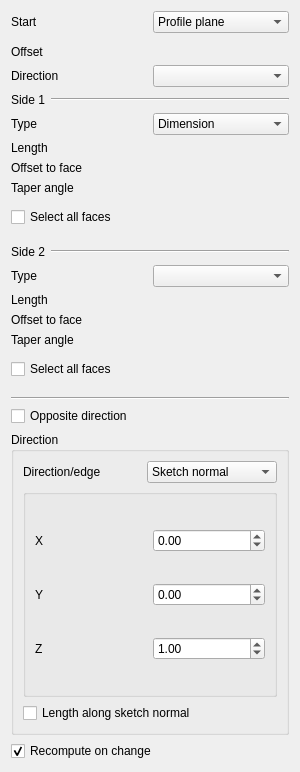
<?xml version="1.0" encoding="UTF-8"?>
<ui version="4.0">
 <class>PartDesignGui::TaskPadPocketParameters</class>
 <widget class="QWidget" name="PartDesignGui::TaskPadPocketParameters">
  <property name="geometry">
   <rect>
    <x>0</x>
    <y>0</y>
    <width>300</width>
    <height>772</height>
   </rect>
  </property>
  <property name="windowTitle">
   <string notr="true">Form</string>
  </property>
  <layout class="QVBoxLayout" name="verticalLayout">
   <item>
    <layout class="QGridLayout" name="gridLayout">
     <item row="0" column="0">
      <widget class="QLabel" name="labelStart">
       <property name="text">
        <string>Start</string>
       </property>
      </widget>
     </item>
     <item row="0" column="1">
      <widget class="QComboBox" name="startMode">
       <item>
        <property name="text">
         <string>Profile plane</string>
        </property>
       </item>
       <item>
        <property name="text">
         <string>Offset</string>
        </property>
       </item>
       <item>
        <property name="text">
         <string>Reference</string>
        </property>
       </item>
      </widget>
     </item>
     <item row="1" column="0" colspan="2">
      <widget class="QWidget" name="startReferenceFieldPlaceholder"/>
     </item>
     <item row="3" column="0">
      <widget class="QLabel" name="labelStartOffset">
       <property name="text">
        <string>Offset</string>
       </property>
      </widget>
     </item>
     <item row="3" column="1">
      <widget class="Gui::PrefQuantitySpinBox" name="startOffsetEdit" native="true">
       <property name="keyboardTracking" stdset="0">
        <bool>false</bool>
       </property>
       <property name="unit" stdset="0">
        <string notr="true">mm</string>
       </property>
      </widget>
     </item>
     <item row="4" column="0">
      <widget class="QLabel" name="sidesLabel">
       <property name="text">
        <string>Direction</string>
       </property>
      </widget>
     </item>
     <item row="4" column="1">
      <widget class="QComboBox" name="sidesMode"/>
     </item>
     <item row="5" column="0" colspan="2">
      <layout class="QHBoxLayout" name="side1Layout">
       <property name="leftMargin">
        <number>0</number>
       </property>
       <property name="topMargin">
        <number>0</number>
       </property>
       <property name="rightMargin">
        <number>0</number>
       </property>
       <property name="bottomMargin">
        <number>0</number>
       </property>
       <item>
        <widget class="QLabel" name="side1Label">
         <property name="text">
          <string>Side 1</string>
         </property>
        </widget>
       </item>
       <item>
        <widget class="Line" name="line1">
         <property name="orientation">
          <enum>Qt::Horizontal</enum>
         </property>
         <property name="sizePolicy">
          <sizepolicy hsizetype="Expanding" vsizetype="Fixed">
           <horstretch>0</horstretch>
           <verstretch>0</verstretch>
          </sizepolicy>
         </property>
        </widget>
       </item>
      </layout>
     </item>
     <item row="6" column="0">
      <widget class="QLabel" name="textLabel1">
       <property name="text">
        <string>Type</string>
       </property>
      </widget>
     </item>
     <item row="6" column="1">
      <widget class="QComboBox" name="changeMode">
       <item>
        <property name="text">
         <string>Dimension</string>
        </property>
       </item>
      </widget>
     </item>
     <item row="7" column="0">
      <widget class="QLabel" name="labelLength">
       <property name="text">
        <string>Length</string>
       </property>
      </widget>
     </item>
     <item row="7" column="1">
      <widget class="Gui::PrefQuantitySpinBox" name="lengthEdit" native="true">
       <property name="keyboardTracking" stdset="0">
        <bool>false</bool>
       </property>
       <property name="unit" stdset="0">
        <string notr="true">mm</string>
       </property>
      </widget>
     </item>
     <item row="8" column="0">
      <widget class="QLabel" name="labelOffset">
       <property name="text">
        <string>Offset to face</string>
       </property>
      </widget>
     </item>
     <item row="8" column="1">
      <widget class="Gui::PrefQuantitySpinBox" name="offsetEdit" native="true">
       <property name="keyboardTracking" stdset="0">
        <bool>false</bool>
       </property>
       <property name="unit" stdset="0">
        <string notr="true">mm</string>
       </property>
      </widget>
     </item>
     <item row="9" column="0">
      <widget class="QLabel" name="labelTaperAngle">
       <property name="toolTip">
        <string>Angle to taper the extrusion</string>
       </property>
       <property name="text">
        <string>Taper angle</string>
       </property>
      </widget>
     </item>
     <item row="9" column="1">
      <widget class="Gui::PrefQuantitySpinBox" name="taperEdit" native="true">
       <property name="keyboardTracking" stdset="0">
        <bool>false</bool>
       </property>
       <property name="unit" stdset="0">
        <string notr="true">deg</string>
       </property>
      </widget>
     </item>
     <item row="10" column="0" colspan="2">
      <widget class="QFrame" name="upToShapeList">
       <property name="frameShadow">
        <enum>QFrame::Plain</enum>
       </property>
       <property name="lineWidth">
        <number>0</number>
       </property>
       <layout class="QVBoxLayout">
        <property name="leftMargin">
         <number>0</number>
        </property>
        <property name="topMargin">
         <number>0</number>
        </property>
        <property name="rightMargin">
         <number>0</number>
        </property>
        <property name="bottomMargin">
         <number>0</number>
        </property>
        <item>
         <widget class="QWidget" name="shapeFieldPlaceholder"/>
        </item>
        <item>
         <widget class="QCheckBox" name="checkBoxAllFaces">
          <property name="enabled">
           <bool>true</bool>
          </property>
          <property name="toolTip">
           <string>Selects all faces of the shape</string>
          </property>
          <property name="text">
           <string>Select all faces</string>
          </property>
         </widget>
        </item>
        <item>
         <widget class="QWidget" name="upToShapeFaces" native="true">
          <layout class="QVBoxLayout" name="verticalLayout_2">
           <property name="leftMargin">
            <number>0</number>
           </property>
           <property name="topMargin">
            <number>0</number>
           </property>
           <property name="rightMargin">
            <number>0</number>
           </property>
           <property name="bottomMargin">
            <number>0</number>
           </property>
           <item>
            <widget class="QWidget" name="shapeFacesFieldPlaceholder"/>
           </item>
          </layout>
         </widget>
        </item>
       </layout>
      </widget>
     </item>
     <item row="11" column="0" colspan="2">
      <widget class="QWidget" name="faceFieldPlaceholder"/>
     </item>
     <item row="12" column="0" colspan="2">
      <layout class="QHBoxLayout" name="verticalLayout_221">
       <property name="leftMargin">
        <number>0</number>
       </property>
       <property name="topMargin">
        <number>0</number>
       </property>
       <property name="rightMargin">
        <number>0</number>
       </property>
       <property name="bottomMargin">
        <number>0</number>
       </property>
       <item>
        <widget class="QLabel" name="side2Label">
         <property name="text">
          <string>Side 2</string>
         </property>
        </widget>
       </item>
       <item>
        <widget class="Line" name="line2">
         <property name="orientation">
          <enum>Qt::Horizontal</enum>
         </property>
         <property name="sizePolicy">
          <sizepolicy hsizetype="Expanding" vsizetype="Fixed">
           <horstretch>0</horstretch>
           <verstretch>0</verstretch>
          </sizepolicy>
         </property>
        </widget>
       </item>
      </layout>
     </item>
     <item row="13" column="0">
      <widget class="QLabel" name="typeLabel2">
       <property name="text">
        <string>Type</string>
       </property>
      </widget>
     </item>
     <item row="13" column="1">
      <widget class="QComboBox" name="changeMode2"/>
     </item>
     <item row="14" column="0">
      <widget class="QLabel" name="labelLength2">
       <property name="text">
        <string>Length</string>
       </property>
      </widget>
     </item>
     <item row="14" column="1">
      <widget class="Gui::PrefQuantitySpinBox" name="lengthEdit2" native="true">
       <property name="keyboardTracking" stdset="0">
        <bool>false</bool>
       </property>
       <property name="unit" stdset="0">
        <string notr="true">mm</string>
       </property>
      </widget>
     </item>
     <item row="15" column="0">
      <widget class="QLabel" name="labelOffset2">
       <property name="text">
        <string>Offset to face</string>
       </property>
      </widget>
     </item>
     <item row="15" column="1">
      <widget class="Gui::PrefQuantitySpinBox" name="offsetEdit2" native="true">
       <property name="keyboardTracking" stdset="0">
        <bool>false</bool>
       </property>
       <property name="unit" stdset="0">
        <string notr="true">mm</string>
       </property>
      </widget>
     </item>
     <item row="16" column="0">
      <widget class="QLabel" name="labelTaperAngle2">
       <property name="toolTip">
        <string>Angle to taper the extrusion</string>
       </property>
       <property name="text">
        <string>Taper angle</string>
       </property>
      </widget>
     </item>
     <item row="16" column="1">
      <widget class="Gui::PrefQuantitySpinBox" name="taperEdit2" native="true">
       <property name="keyboardTracking" stdset="0">
        <bool>false</bool>
       </property>
       <property name="unit" stdset="0">
        <string notr="true">deg</string>
       </property>
      </widget>
     </item>
     <item row="17" column="0" colspan="2">
      <widget class="QFrame" name="upToShapeList2">
       <property name="frameShadow">
        <enum>QFrame::Plain</enum>
       </property>
       <property name="lineWidth">
        <number>0</number>
       </property>
       <layout class="QVBoxLayout">
        <property name="leftMargin">
         <number>0</number>
        </property>
        <property name="topMargin">
         <number>0</number>
        </property>
        <property name="rightMargin">
         <number>0</number>
        </property>
        <property name="bottomMargin">
         <number>0</number>
        </property>
        <item>
         <widget class="QWidget" name="shapeFieldPlaceholder2"/>
        </item>
        <item>
         <widget class="QCheckBox" name="checkBoxAllFaces2">
          <property name="enabled">
           <bool>true</bool>
          </property>
          <property name="toolTip">
           <string>Selects all faces of the shape</string>
          </property>
          <property name="text">
           <string>Select all faces</string>
          </property>
         </widget>
        </item>
        <item>
         <widget class="QWidget" name="upToShapeFaces2" native="true">
          <layout class="QVBoxLayout" name="verticalLayout_222">
           <property name="leftMargin">
            <number>0</number>
           </property>
           <property name="topMargin">
            <number>0</number>
           </property>
           <property name="rightMargin">
            <number>0</number>
           </property>
           <property name="bottomMargin">
            <number>0</number>
           </property>
           <item>
            <widget class="QWidget" name="shapeFacesFieldPlaceholder2"/>
           </item>
          </layout>
         </widget>
        </item>
       </layout>
      </widget>
     </item>
     <item row="24" column="0" colspan="2">
      <widget class="QWidget" name="faceFieldPlaceholder2"/>
     </item>
    </layout>
   </item>
   <item>
    <widget class="Line" name="line">
     <property name="orientation">
      <enum>Qt::Horizontal</enum>
     </property>
    </widget>
   </item>
   <item>
    <widget class="QCheckBox" name="checkBoxReversed">
     <property name="text">
      <string>Opposite direction</string>
     </property>
    </widget>
   </item>
   <item>
    <widget class="QGroupBox" name="groupBox">
     <property name="title">
      <string>Direction</string>
     </property>
     <layout class="QGridLayout" name="gridLayout_4">
      <item row="2" column="0">
       <widget class="QCheckBox" name="checkBoxAlongDirection">
        <property name="enabled">
         <bool>true</bool>
        </property>
        <property name="toolTip">
         <string>If unchecked, the length will be
measured along the specified direction</string>
        </property>
        <property name="text">
         <string>Length along sketch normal</string>
        </property>
       </widget>
      </item>
      <item row="0" column="0">
       <layout class="QGridLayout" name="gridLayout_3">
        <item row="0" column="0">
         <widget class="QLabel" name="labelEdge">
          <property name="text">
           <string>Direction/edge</string>
          </property>
         </widget>
        </item>
        <item row="0" column="1">
         <widget class="QComboBox" name="directionCB">
          <property name="toolTip">
           <string>Set a direction or select an edge
from the model as reference</string>
          </property>
          <item>
           <property name="text">
            <string>Sketch normal</string>
           </property>
          </item>
          <item>
           <property name="text">
            <string>Select reference…</string>
           </property>
          </item>
          <item>
           <property name="text">
            <string>Custom direction</string>
           </property>
          </item>
         </widget>
        </item>
       </layout>
      </item>
      <item row="1" column="0">
       <widget class="QGroupBox" name="groupBoxDirection">
        <property name="enabled">
         <bool>true</bool>
        </property>
        <property name="toolTip">
         <string>Use custom vector for pad direction, otherwise
the sketch plane's normal vector will be used</string>
        </property>
        <property name="checkable">
         <bool>false</bool>
        </property>
        <property name="checked">
         <bool>false</bool>
        </property>
        <layout class="QGridLayout" name="gridLayout_2">
         <item row="0" column="0">
          <widget class="QLabel" name="labelXSkew">
           <property name="text">
            <string>X</string>
           </property>
          </widget>
         </item>
         <item row="0" column="1">
          <widget class="Gui::DoubleSpinBox" name="XDirectionEdit">
           <property name="toolTip">
            <string>X-component of direction vector</string>
           </property>
           <property name="keyboardTracking">
            <bool>false</bool>
           </property>
           <property name="minimum">
            <double>-100.000000000000000</double>
           </property>
           <property name="maximum">
            <double>100.000000000000000</double>
           </property>
           <property name="singleStep">
            <double>0.100000000000000</double>
           </property>
           <property name="unit" stdset="0">
            <string notr="true"/>
           </property>
          </widget>
         </item>
         <item row="1" column="0">
          <widget class="QLabel" name="labelYSkew">
           <property name="text">
            <string>Y</string>
           </property>
          </widget>
         </item>
         <item row="1" column="1">
          <widget class="Gui::DoubleSpinBox" name="YDirectionEdit">
           <property name="toolTip">
            <string>Y-component of direction vector</string>
           </property>
           <property name="keyboardTracking">
            <bool>false</bool>
           </property>
           <property name="minimum">
            <double>-100.000000000000000</double>
           </property>
           <property name="maximum">
            <double>100.000000000000000</double>
           </property>
           <property name="singleStep">
            <double>0.100000000000000</double>
           </property>
           <property name="unit" stdset="0">
            <string notr="true"/>
           </property>
          </widget>
         </item>
         <item row="2" column="0">
          <widget class="QLabel" name="labelZSkew">
           <property name="text">
            <string>Z</string>
           </property>
          </widget>
         </item>
         <item row="2" column="1">
          <widget class="Gui::DoubleSpinBox" name="ZDirectionEdit">
           <property name="toolTip">
            <string>Z-component of direction vector</string>
           </property>
           <property name="keyboardTracking">
            <bool>false</bool>
           </property>
           <property name="minimum">
            <double>-100.000000000000000</double>
           </property>
           <property name="maximum">
            <double>100.000000000000000</double>
           </property>
           <property name="singleStep">
            <double>0.100000000000000</double>
           </property>
           <property name="value">
            <double>1.000000000000000</double>
           </property>
           <property name="unit" stdset="0">
            <string notr="true"/>
           </property>
          </widget>
         </item>
        </layout>
       </widget>
      </item>
     </layout>
    </widget>
   </item>
   <item>
    <widget class="QCheckBox" name="checkBoxUpdateView">
     <property name="text">
      <string>Recompute on change</string>
     </property>
     <property name="checked">
      <bool>true</bool>
     </property>
    </widget>
   </item>
  </layout>
 </widget>
 <customwidgets>
  <customwidget>
   <class>Gui::QuantitySpinBox</class>
   <extends>QWidget</extends>
   <header>Gui/QuantitySpinBox.h</header>
  </customwidget>
  <customwidget>
   <class>Gui::DoubleSpinBox</class>
   <extends>QDoubleSpinBox</extends>
   <header>Gui/SpinBox.h</header>
  </customwidget>
  <customwidget>
   <class>Gui::PrefQuantitySpinBox</class>
   <extends>Gui::QuantitySpinBox</extends>
   <header>Gui/PrefWidgets.h</header>
  </customwidget>
 </customwidgets>
 <resources/>
 <connections/>
</ui>
